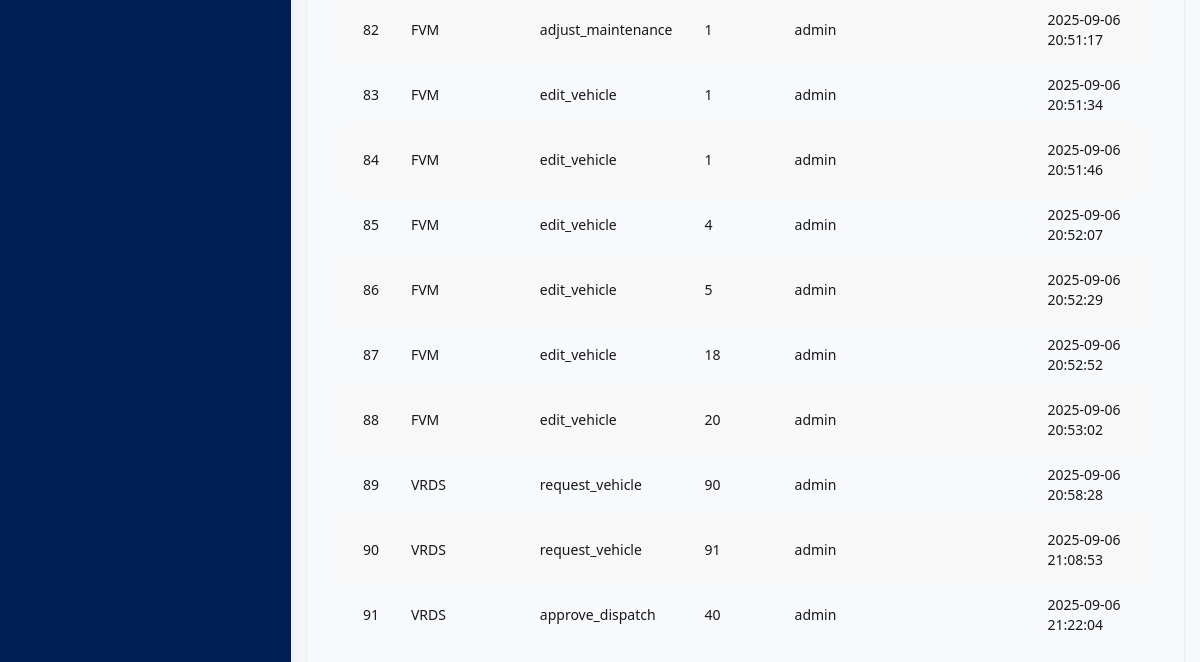
Before: /dashboard.php?module=audit_log (signed in, lower part) with the older database file.
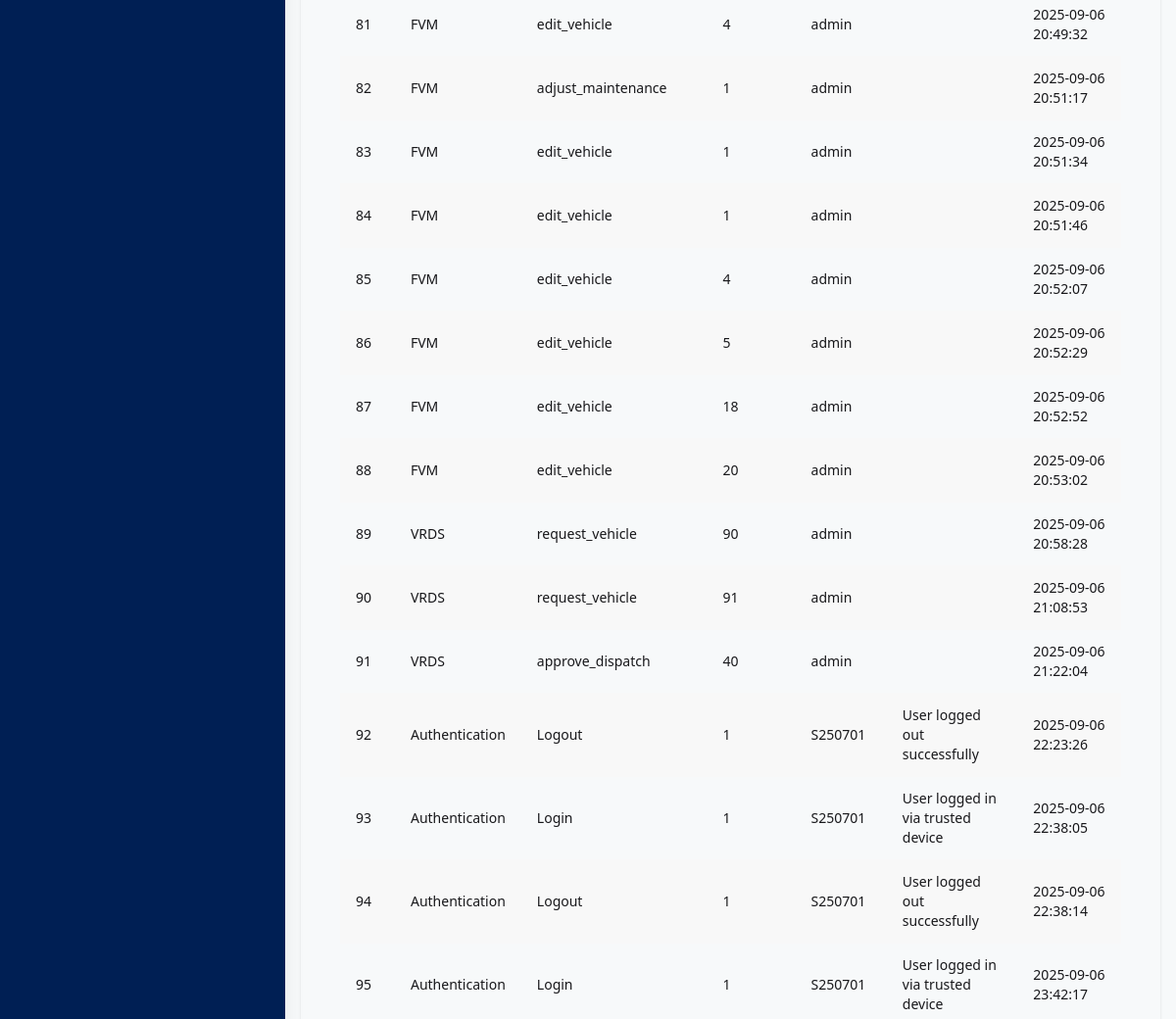
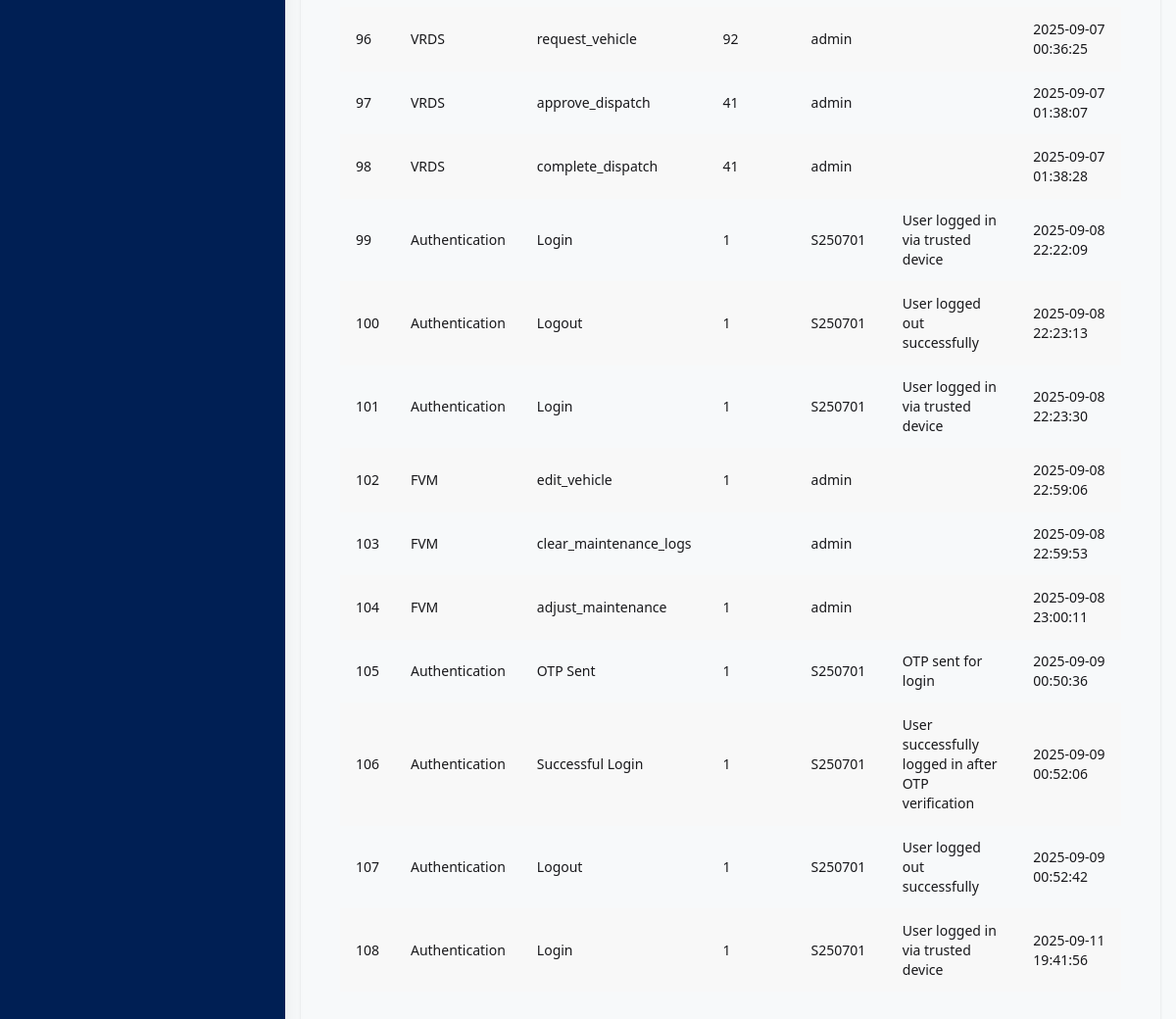
After: the same page with the newer database file (2 pictures, top to bottom).
### tables this page shows
CREATE TABLE `audit_log` (
  `id` int(11) NOT NULL,
  `module` varchar(32) NOT NULL,
  `action` varchar(64) NOT NULL,
  `record_id` int(11) DEFAULT NULL,
  `user` varchar(64) NOT NULL,
  `details` text DEFAULT NULL,
  `timestamp` datetime DEFAULT current_timestamp()
);

### includes/functions.php (called while the page is built, shortened)
<?php
require 'db.php';
function fetchAll($table)
{
    global $conn;
    $result = $conn->query("SELECT * FROM $table");
    return $result->fetch_all(MYSQLI_ASSOC);
}

### modules/audit_log.php (the view, shortened to what this page needs)
<?php
require_once __DIR__ . '/../includes/functions.php';
function audit_log_view() {
    $logs = fetchAll('audit_log');
    echo '<div class="overflow-x-auto">';
    echo '<table class="table table-zebra w-full">';
    echo '<thead><tr><th>ID</th><th>Module</th><th>Action</th><th>Record ID</th><th>User</th><th>Details</th><th>Timestamp</th></tr></thead><tbody>';
    foreach ($logs as $log) {
        echo '<tr>';
        echo '<td>' . htmlspecialchars($log['id']) . '</td>';
        echo '<td>' . htmlspecialchars($log['module']) . '</td>';
        echo '<td>' . htmlspecialchars($log['action']) . '</td>';
        echo '<td>' . htmlspecialchars($log['record_id']) . '</td>';
        echo '<td>' . htmlspecialchars($log['user']) . '</td>';
        echo '<td>' . htmlspecialchars($log['details']) . '</td>';
        echo '<td>' . htmlspecialchars($log['timestamp']) . '</td>';
        echo '</tr>';
    }
    echo '</tbody></table></div>';
}

### dashboard.php (shortened to what this page needs)
<?php
require __DIR__ . '/includes/functions.php';
$module = $_GET['module'] ?? 'dashboard';
$baseURL = 'dashboard.php?module=' . $module;
?>
<!DOCTYPE html>
<html lang="en">
<head>
  <link href="https://cdn.jsdelivr.net/npm/daisyui@4.0.0/dist/full.css" rel="stylesheet" type="text/css" />
  <link rel="stylesheet" href="https://cdnjs.cloudflare.com/ajax/libs/font-awesome/6.4.0/css/all.min.css" />
  <link rel="stylesheet" href="./css/style.css" />
</head>
<body class="min-h-screen flex flex-row">
  <?php include 'includes/sidebar.php'; ?>
  <div class="flex flex-col w-full">
    <div class="p-4">
      <div class="card mt-4 p-4 shadow rounded">
        <main class="card-body flex-1 p-6">
          <?php
          if ($module === 'dashboard') {
            include $dashboard_include;
          } else if ($module === 'audit_log' && function_exists('audit_log_view')) {
            audit_log_view();
          } else if (function_exists("{$module}_view")) {
            call_user_func("{$module}_view", $baseURL);
          }
          ?>
        </main>
      </div>
    </div>
  </div>
  <script src="https://cdn.tailwindcss.com"></script>
</body>
</html>

### includes/sidebar.php (shortened to what this page needs)
<div class="bg-[#001f54] pt-5 pb-4 flex flex-col fixed md:relative transition-all duration-300 ease-in-out
shadow-xl transform -translate-x-full md:transform-none md:translate-x-0 z-40 h-screen md:h-auto" id="sidebar">
  <div class="flex-1 flex flex-col overflow-y-auto overscroll-contain">
    <nav class="flex-1 px-2 space-y-1">
    </nav>
  </div>
</div>

### css/style.css (style rules this page uses)
[data-theme="light"] { color-scheme: light; --b1: 98% 0.003 247.858; --b2: 98% 0 0; --b3: 98% 0.002 247.839; --bc: 21% 0.006 285.885; --p: 0.2577 0.1035 259.71; --pc: 100% 0 0; --s: 0.5002 0.118 184.704; --sc: 12% 0.042 264.695; --a: 0.8102 0.1577 78.92; --ac: 0.0694 0.0217 265.72; --n: 0.3064 0.0875 265.72; --nc: 98% 0.003 247.858; --in: 50% 0.16 232.661; --inc: 100% 0 0; --su: 76% 0.177 163.223; --suc: 37% 0.077 168.94; --wa: 87% 0.169 91.605; --wac: 41% 0.112 45.904; --er: 71% 0.194 13.428; --erc: 27% 0.105 12.094; }

Changed rows visible on the page:
now on this page (row unchanged): audit_log: id "81", module "FVM", action "edit_vehicle", record "4", user "admin", timestamp "2025-09-06 20:49:32"
added audit_log: id "92", module "Authentication", action "Logout", record "1", user "S250701", details "User logged out successfully", timestamp "2025-09-06 22:23:26"
added audit_log: id "93", module "Authentication", action "Login", record "1", user "S250701", details "User logged in via trusted device", timestamp "2025-09-06 22:38:05"
added audit_log: id "94", module "Authentication", action "Logout", record "1", user "S250701", details "User logged out successfully", timestamp "2025-09-06 22:38:14"
added audit_log: id "95", module "Authentication", action "Login", record "1", user "S250701", details "User logged in via trusted device", timestamp "2025-09-06 23:42:17"
added audit_log: id "96", module "VRDS", action "request_vehicle", record "92", user "admin", timestamp "2025-09-07 00:36:25"
added audit_log: id "97", module "VRDS", action "approve_dispatch", record "41", user "admin", timestamp "2025-09-07 01:38:07"
added audit_log: id "98", module "VRDS", action "complete_dispatch", record "41", user "admin", timestamp "2025-09-07 01:38:28"
added audit_log: id "99", module "Authentication", action "Login", record "1", user "S250701", details "User logged in via trusted device", timestamp "2025-09-08 22:22:09"
added audit_log: id "100", module "Authentication", action "Logout", record "1", user "S250701", details "User logged out successfully", timestamp "2025-09-08 22:23:13"
added audit_log: id "101", module "Authentication", action "Login", record "1", user "S250701", details "User logged in via trusted device", timestamp "2025-09-08 22:23:30"
added audit_log: id "102", module "FVM", action "edit_vehicle", record "1", user "admin", timestamp "2025-09-08 22:59:06"
added audit_log: id "103", module "FVM", action "clear_maintenance_logs", user "admin", timestamp "2025-09-08 22:59:53"
added audit_log: id "104", module "FVM", action "adjust_maintenance", record "1", user "admin", timestamp "2025-09-08 23:00:11"
added audit_log: id "105", module "Authentication", action "OTP Sent", record "1", user "S250701", details "OTP sent for login", timestamp "2025-09-09 00:50:36"
added audit_log: id "106", module "Authentication", action "Successful Login", record "1", user "S250701", details "User successfully logged in after OTP verification", timestamp "2025-09-09 00:52:06"
added audit_log: id "107", module "Authentication", action "Logout", record "1", user "S250701", details "User logged out successfully", timestamp "2025-09-09 00:52:42"
added audit_log: id "108", module "Authentication", action "Login", record "1", user "S250701", details "User logged in via trusted device", timestamp "2025-09-11 19:41:56"
